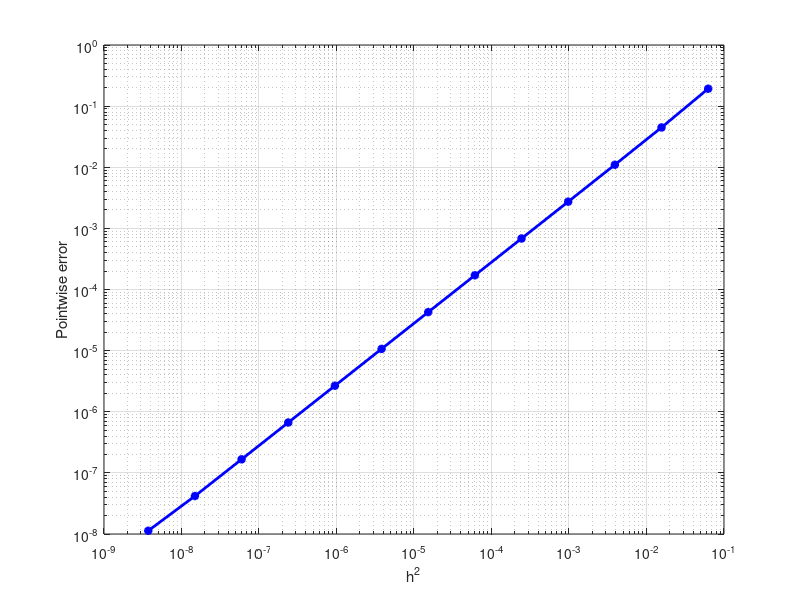

This chart was generated by the following MATLAB code:
clc
clear all
close all
%loading data
k=2:14;
error = [1.927711e-1,4.476185e-2,1.098931e-2,2.734955e-3,6.829684e-4,1.706940e-4,4.267049e-5,1.066744e-5,2.666847e-6,6.667092e-7,1.666619e-7,4.180118e-8,1.130315e-8];

figure(1)
loglog(2.^(-2*k),error, '-*b','linewidth', 2);

xlabel('h^2');
ylabel('Pointwise error');
grid on




